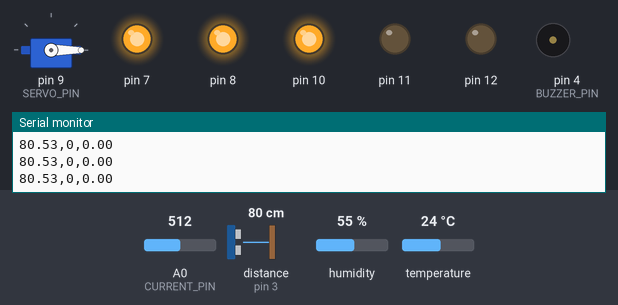
A sketch run on a simulated Arduino Uno, built with avr-gcc and run on an emulated ATmega328P. Parts: servo, output pins drawn as LEDs (lit = HIGH), buzzer (waves = sounding), the last lines printed to the serial monitor. Wiring (inferred from the names in the program): ultrasonic range finder: trigger pin 2; echo pin 3. The test bench sets the inputs (shaded band); at power-on: distance to the obstacle (sensor on pin 3) 80 cm, A0 (CURRENT_PIN) = 512, humidity 55 %, temperature 24 °C. The echo pulse lasts 58.3 µs per cm; pins used as bus, display or sensor lines are not drawn.

Above: at 1.7 s.
1.8 s: distance to the obstacle (sensor on pin 3) set to 4 cm
At 5.1 s:
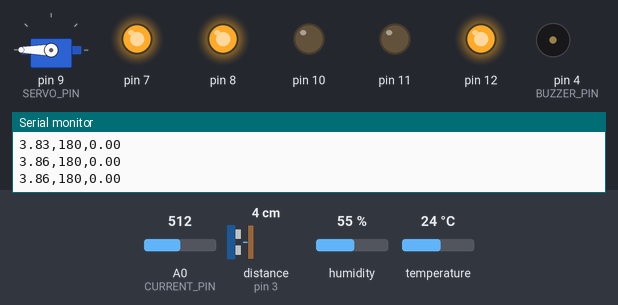
5.3 s: distance to the obstacle (sensor on pin 3) set to 35 cm
At 6.5 s:
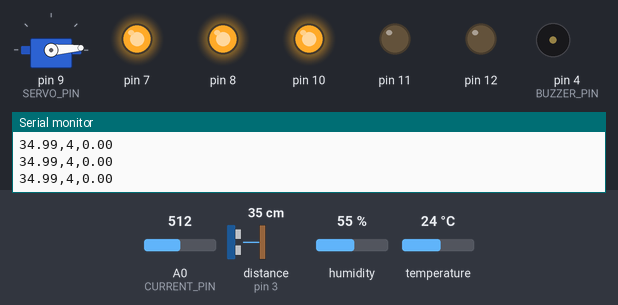
6.8 s: distance to the obstacle (sensor on pin 3) set to 9 cm
At 7.13 s:
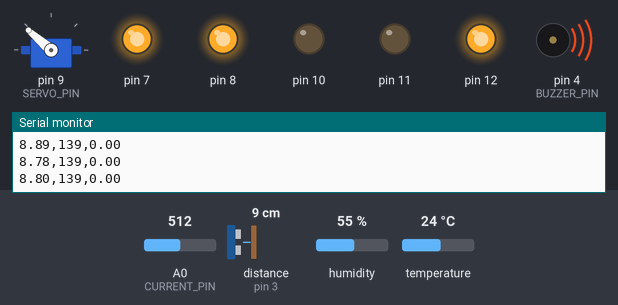
Timing chart, 0 to 16.3 s (numbered marks = the images above; inputs shaded):
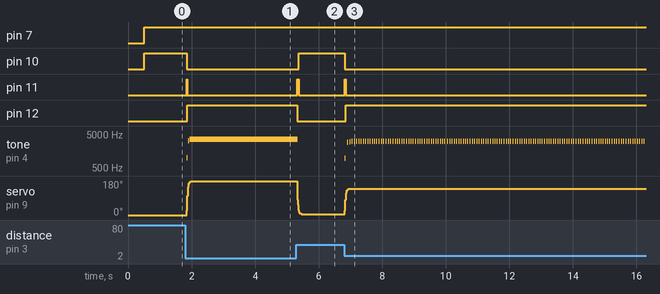

Measured:
- after the input at 1.8 s, pin 10: HIGH → LOW at once; pin 11: LOW → HIGH at once, → LOW 0.02 s later
- after the input at 5.3 s, pin 10: LOW → HIGH after 0.07 s; pin 11: LOW → HIGH at once, → LOW 0.05 s later; pin 12: HIGH → LOW at once; tone on pin 4 (BUZZER_PIN): goes on until 5.3 s, then stays silent; servo on pin 9 (SERVO_PIN): 180° → 4° at once
- after the input at 6.8 s, pin 10: HIGH → LOW at once; pin 11: LOW → HIGH at once, → LOW 0.03 s later

The sketch:

proje1_copy_20260121004431.ino
```cpp
#include <Servo.h>
#include <DHT.h>

#define TRIG_PIN 2
#define ECHO_PIN 3
#define BUZZER_PIN 4
#define DHTPIN 5
#define DHTTYPE DHT11
#define SERVO_PIN 9
#define CURRENT_PIN A0

DHT dht(DHTPIN, DHTTYPE);
Servo brakeServo;

// --- Sabitler ve Parametreler (Konstanten) ---
const unsigned long DHT_INTERVAL = 2000;
const unsigned long SERIAL_INTERVAL = 50;
const int DEAD_ZONE = 4;
const float ALPHA = 0.25; // EMA Filtre katsayısı
const float SENSITIVITY = 0.185; // ACS712 5A hassasiyeti
const int START_ANGLE = 0; // Güvenli başlangıç açısı [cite: 2026-01-19]

// --- Değişkenler ---
unsigned long lastDHTRead = 0;
unsigned long lastSerial = 0;
float smoothedDist = 40.0;
int lastServoAngle = START_ANGLE;
int errorCounter = 0;

void setup() {
  Serial.begin(38400);

  // KRİTİK: Attach öncesi write komutu 90 derece sıçramasını engeller [cite: 2026-01-01]
  brakeServo.write(START_ANGLE);
  brakeServo.attach(SERVO_PIN);

  dht.begin();
  pinMode(TRIG_PIN, OUTPUT);
  pinMode(ECHO_PIN, INPUT);
  pinMode(BUZZER_PIN, OUTPUT);

  // LED Konfigürasyonu (Statusanzeige)
  for(int i=7; i<=12; i++) if(i!=9) pinMode(i, OUTPUT);

  // Sistem Hazır (Ready Signal)
  digitalWrite(8, HIGH);
  delay(500); // Sensör stabilizasyonu için bekleme
}

void loop() {
  unsigned long currentMillis = millis();

  // 1. Termal Veri Okuma (Temperaturkompensation)
  static float temp = 25.0;
  if (currentMillis - lastDHTRead >= DHT_INTERVAL) {
    float t = dht.readTemperature();
    if (!isnan(t)) temp = t;
    lastDHTRead = currentMillis;
  }

  // 2. Sensör ve Akım Verisi (Datenerfassung)
  float speedSound = (331.5 + (0.6 * temp)) / 10000.0;
  float rawDist = readDistance(speedSound);
  float current = getAmps();

  // 3. Veri Filtreleme (EMA Filter)
  if (rawDist > 0 && rawDist < 450) {
    smoothedDist = (ALPHA * rawDist) + ((1.0 - ALPHA) * smoothedDist);
    digitalWrite(7, HIGH); // Sensör OK
    errorCounter = 0;
  } else {
    // Fail-Safe Modu: 15 okuma hatasında sensör hatası yak [cite: 2025-11-21]
    if (++errorCounter > 15) digitalWrite(7, LOW);
  }

  // 4. Mekanik Kontrol (Bremsschleife)
  int targetAngle = (int)calculateAngle(smoothedDist);
  if (abs(targetAngle - lastServoAngle) >= DEAD_ZONE) {
    brakeServo.write(targetAngle);
    lastServoAngle = targetAngle;
  }

  updateLEDs(smoothedDist);
  handleBuzzer(smoothedDist);

  // 5. Telemetri (Python Logger için CSV formatı) [cite: 2026-01-19]
  if (currentMillis - lastSerial >= SERIAL_INTERVAL) {
    Serial.print(smoothedDist);
    Serial.print(",");
    Serial.print(lastServoAngle);
    Serial.print(",");

    // Akım verisindeki gürültüyü (noise) temizle ve ölçeklendir
    float plotCurrent = (abs(current) < 0.03) ? 0.0 : current * 100.0;
    Serial.println(plotCurrent);

    lastSerial = currentMillis;
  }
}

// --- Fonksiyonlar ---

float getAmps() {
  long sumADC = 0;
  for(int i=0; i<60; i++) sumADC += analogRead(CURRENT_PIN);
  float voltage = ( (sumADC / 60.0) * 5.0) / 1023.0;
  return (voltage - 2.5) / SENSITIVITY;
}

float readDistance(float ss) {
  digitalWrite(TRIG_PIN, LOW); delayMicroseconds(2);
  digitalWrite(TRIG_PIN, HIGH); delayMicroseconds(10);
  digitalWrite(TRIG_PIN, LOW);
  long d = pulseIn(ECHO_PIN, HIGH, 15000);
  return (d <= 0) ? -1 : (d * ss) / 2.0;
}

float calculateAngle(float d) {
  if (d <= 4.0) return 180; // Tam Fren
  if (d >= 40.0) return 0;   // Fren Açık
  float norm = (d - 4.0) / (40.0 - 4.0);
  // Sinüzoidal Frenleme Eğrisi (Sanfte Bremsung) [cite: 2026-01-01]
  return 180.0 * (1.0 - sin(norm * PI / 2.0));
}

void updateLEDs(float d) {
  digitalWrite(10, d > 30.0 ? HIGH : LOW);
  digitalWrite(11, (d <= 30.0 && d >= 15.0) ? HIGH : LOW);
  digitalWrite(12, d < 15.0 ? HIGH : LOW);
}

void handleBuzzer(float d) {
  if (d < 30.0) {
    int freq = map(d * 10, 40, 300, 3500, 800);
    int interval = map(d * 10, 40, 300, 25, 250);
    static unsigned long lb = 0;
    if (millis() - lb > (unsigned long)interval) {
      tone(BUZZER_PIN, constrain(freq, 800, 3800), 15);
      lb = millis();
    }
  } else noTone(BUZZER_PIN);
}
```
